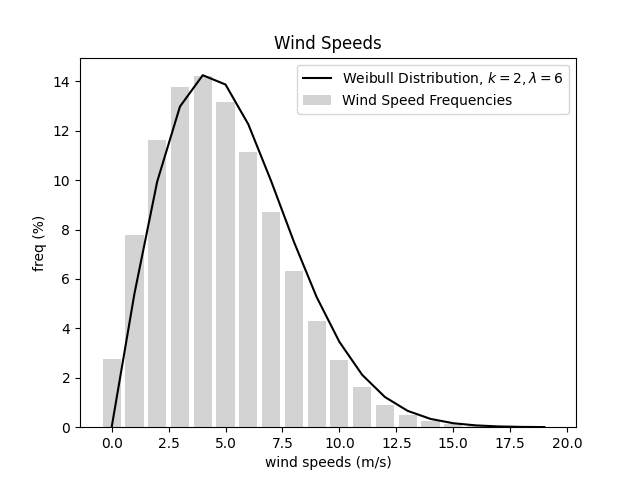

Write the Python code that produced this figure.
import numpy as np 
from scipy import stats 
from matplotlib import pyplot as plt 

#generating/extracting the data
wind_data = np.loadtxt('3.txt',unpack=True)
x=np.arange(0,20,1)
dist=stats.dweibull(2,0,6)
weibull= 200*dist.pdf(x) 

#plotting
plt.bar(x,wind_data,color='lightgrey',label= 'Wind Speed Frequencies')
plt.plot(x,weibull,color='black',label='Weibull Distribution, $k=2, \lambda=6$')

#minor
plt.legend()
plt.title('Wind Speeds')
plt.xlabel('wind speeds (m/s)')
plt.ylabel('freq (%)')
plt.savefig('3.png')